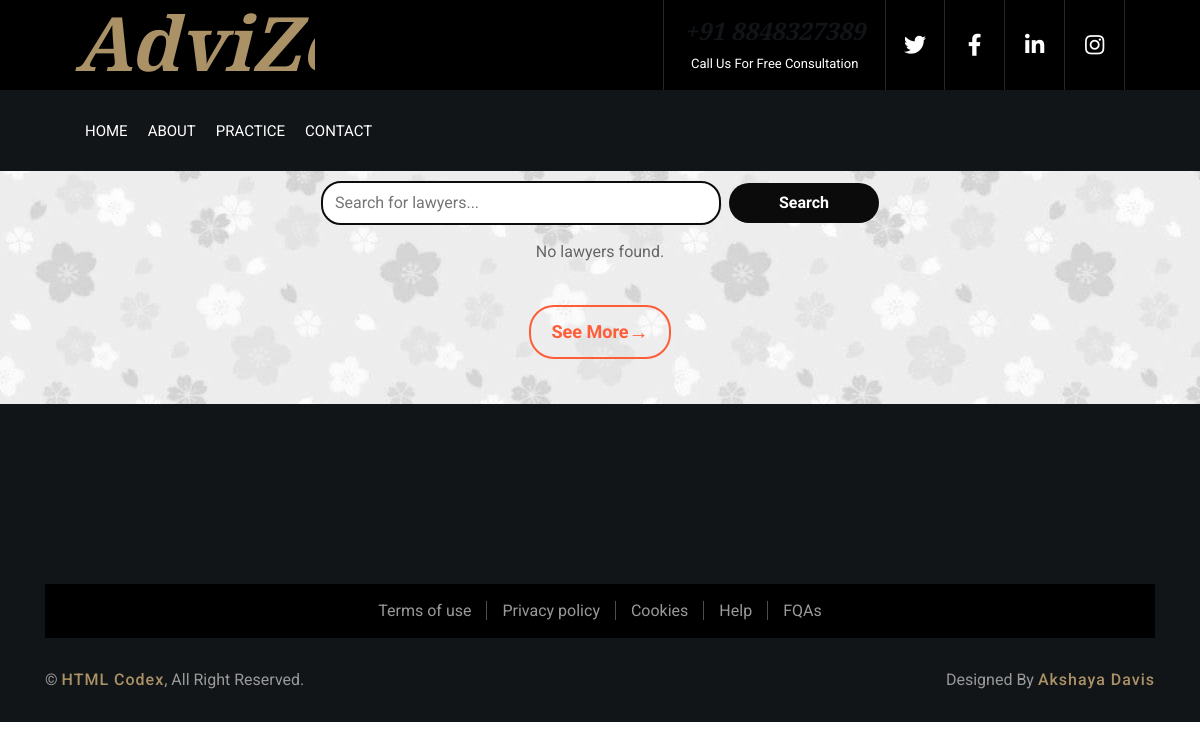
Page /lawyer_profileview on the earlier database version.
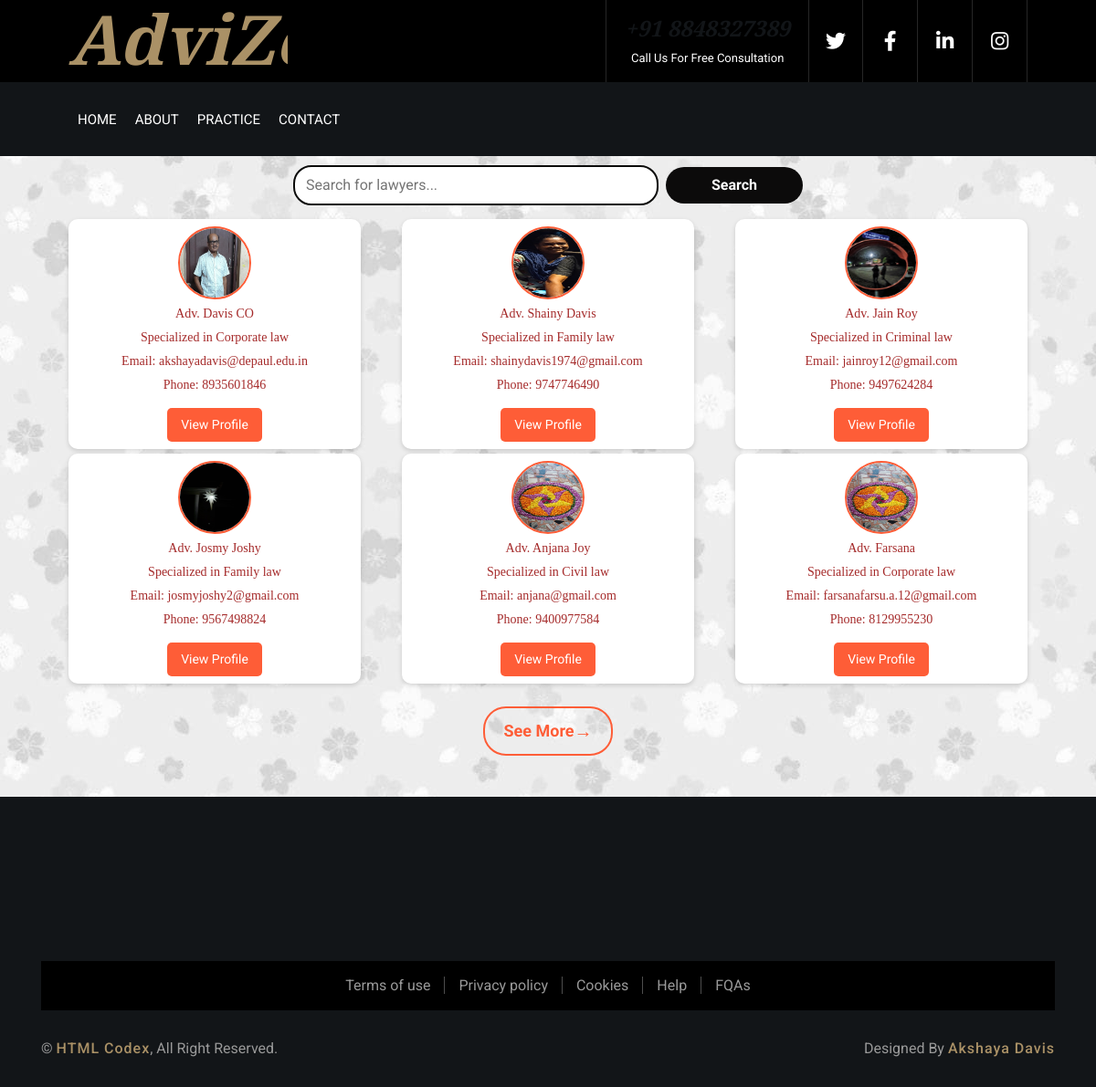
Same page on the later database version.
### userapp/models.py (models this page shows)
class Register(AbstractUser):
    usertype = models.CharField(max_length=50, default="admin")
    phone = models.CharField(max_length=15, null=True)  # Changed to CharField
    image = models.ImageField(upload_to='uploads/', null=True)
    barcouncil_number = models.CharField(max_length=15, null=True)
    specialization = models.CharField(max_length=50, null=True)
    address = models.CharField(max_length=100, null=True)
    bio = models.TextField(max_length=1000, null=True)
    qualification = models.CharField(max_length=50, null=True)
    experience = models.CharField(max_length=10, null=True)
    consultation_mode = models.CharField(max_length=50, null=True)
    court_jurisdiction = models.CharField(max_length=50, null=True)
    court_type = models.CharField(max_length=50, null=True)
    place = models.CharField(max_length=50, null=True)
    is_approved = models.BooleanField(default=False)

### userapp/views.py (the view, shortened to what this page needs)
# urls.py: path('lawyer_profileview',views.lawyer_profileview,name="lawyer_profileview"),
def lawyer_profileview(request):
    query = request.GET.get('q', '')  # Get search query
    lawyers = Register.objects.filter(usertype="lawyer", is_approved=True)  # Get all lawyers
    return render(request, 'lawyer_profileview.html', {'lawyers': lawyers})

### userapp/templates/lawyer_profileview.html (shortened to what this page needs)
{% load static %}
{% include 'header.html' %}
<link rel="stylesheet" href="{% static 'css/lawyers_view.css' %}">
<form method="GET" action="{% url 'lawyer_profileview' %}" class="search-form">
    <div class="search-container">
        <input type="text" name="q" placeholder="Search for lawyers..." value="{{ request.GET.q }}" class="search-input">
        <button type="submit" class="search-button">Search</button>
    </div>
</form>
<div class="lawyercontainer">
    {% for lawyer in lawyers %}
    <div class="lawyer-profile-card">
        {% if lawyer.image %}
        <img src="{{ lawyer.image.url }}" alt="Lawyer Profile Picture">
        {% else %}
        <img src="{% static 'img/img1.jpeg' %}" alt="Default Profile Picture">
        {% endif %}
        <p>{{ lawyer.first_name }}</p>
        {% if lawyer.specialization %}
            <p>Specialized in {{ lawyer.specialization }} law</p>
        {% endif %}
        <p>Email: {{ lawyer.email }}</p>
        <p>Phone: {{ lawyer.phone }}</p>
        <a href="{% url 'profile_lawyer' lawyer.id %}" class="edit-button">View Profile</a>
    </div>
    {% empty %}
    <p>No lawyers found.</p>
    {% endfor %}
</div>
<div class="see-more-container">
    <a href="{% url 'all_lawyers' %}" class="see-more-button">See More</a>
</div>
{% include 'footer1.html' %}

### userapp/templates/header.html (shortened to what this page needs)
{% load static %}
<!DOCTYPE html>
<html lang="en">
    <head>
        <link href="https://stackpath.bootstrapcdn.com/bootstrap/4.4.1/css/bootstrap.min.css" rel="stylesheet">
        <link href="https://cdnjs.cloudflare.com/ajax/libs/font-awesome/5.10.0/css/all.min.css" rel="stylesheet">
        <link href="{% static 'lib/animate/animate.min.css' %}" rel="stylesheet">
        <link href="{% static 'lib/owlcarousel/assets/owl.carousel.min.css' %}" rel="stylesheet">
        <link href="{% static 'css/style.css' %}" rel="stylesheet">
    </head>
    <body>
        <div class="wrapper">
            <div class="top-bar">
                <div class="container-fluid">
                    <div class="row">
                        <div class="col-lg-3">
                            <div class="logo">
                                <a href="index.html">
                                    <h1>AdviZe</h1>
                                </a>
                            </div>
                        </div>
                        <div class="col-lg-9">
                            <div class="top-bar-right">
                                <div class="text">
                                    <h4>+91 8848327389</h4>
                                    <p>Call Us For Free Consultation</p>
                                </div>
                                <div class="social">
                                    <a href=""><i class="fab fa-twitter"></i></a>
                                    <a href=""><i class="fab fa-facebook-f"></i></a>
                                    <a href=""><i class="fab fa-linkedin-in"></i></a>
                                    <a href=""><i class="fab fa-instagram"></i></a>
                                </div>
                            </div>
                        </div>
                    </div>
                </div>
            </div>
            <div class="nav-bar">
                <div class="container-fluid">
                    <nav class="navbar navbar-expand-lg bg-dark navbar-dark">
                        <div class="collapse navbar-collapse justify-content-between" id="navbarCollapse">
                            {% if request.session.ut == 'user' %}
                            <div class="navbar-nav mr-auto">
                                <a href="/" class="nav-item nav-link ">Home</a>
                                <a href="/about" class="nav-item nav-link">About</a>
                                <a href="/my_bookings" class="nav-item nav-link">My Bookings</a>
                                <a href="/contact" class="nav-item nav-link">Contact</a>
                                <a href="/view_laws" class="nav-item nav-link">View New Laws</a>
                                <a href="/profile" class="nav-item nav-link">My Profile</a>
                                <a href="/user_logout" class="nav-item nav-link">LogOut</a>
                            </div>
                            {% else %}
                            <div class="navbar-nav mr-auto">
                                <a href="/" class="nav-item nav-link ">Home</a>
                                <a href="/about" class="nav-item nav-link">About</a>
                                <a href="/service" class="nav-item nav-link">Practice</a>
                                <a href="/contact" class="nav-item nav-link">Contact</a>
                            </div>
                            {% endif %}
                        </div>
                    </nav>
                </div>
            </div>

### userapp/templates/footer1.html (shortened to what this page needs)
{% load static %}
<div class="footer">
    <div class="container footer-menu">
        <div class="f-menu">
            <a href="">Terms of use</a>
            <a href="">Privacy policy</a>
            <a href="">Cookies</a>
            <a href="">Help</a>
            <a href="">FQAs</a>
        </div>
    </div>
    <div class="container copyright">
        <div class="row">
            <div class="col-md-6">
                <p>&copy; <a href="https://htmlcodex.com/law-firm-website-template">HTML Codex</a>, All Right Reserved.</p>
            </div>
            <div class="col-md-6">
                <p>Designed By <a href="https://htmlcodex.com">Akshaya Davis</a></p>
            </div>
        </div>
    </div>
</div>
</div>
</body>
</html>

### userapp/static/css/style.css (style rules this page uses)
body { color: #666666; background: #ffffff; font-family: 'Roboto', sans-serif; font-weight: 400; }
h1, h2, h3, h4, h5, h6 { font-family: 'EB Garamond', serif; font-weight: 600; font-style: italic; color: #121518; }
a { color: #454545; transition: .3s; }
.wrapper { position: relative; width: 100%; max-width: 1366px; margin: 0 auto; background: #ffffff; }
.top-bar { position: relative; height: 90px; background: #000000; }
.top-bar .logo { padding: 15px 0; text-align: left; overflow: hidden; }
.top-bar .logo h1 { margin: 0; color: #aa9166; font-size: 75px; line-height: 55px; font-weight: 800; }
.top-bar .top-bar-right { display: flex; align-items: center; justify-content: flex-end; }
.top-bar .text { display: flex; align-items: center; justify-content: center; flex-direction: column; height: 90px; padding: 0 20px; text-align: center; border-left: 1px solid rgba(255, 255, 255, .15); }
.top-bar .text p { color: #ffffff; font-size: 13px; margin: 0; }
.top-bar .social { display: flex; height: 90px; font-size: 0; justify-content: flex-end; }
.top-bar .social a { display: flex; align-items: center; justify-content: center; width: 60px; height: 100%; font-size: 22px; color: #ffffff; border-right: 1px solid rgba(255, 255, 255, .15); }
.top-bar .social a:first-child { border-left: 1px solid rgba(255, 255, 255, .15); }
@media (min-width: 992px) { .top-bar { padding: 0 60px; } }
.nav-bar { position: relative; padding: 20px 0; transition: .3s; }
.nav-bar .navbar { height: 100%; padding: 0; }
.navbar-dark .navbar-nav .nav-link, .navbar-dark .navbar-nav .nav-link:focus, .navbar-dark .navbar-nav .nav-link:hover, .navbar-dark .navbar-nav .nav-link.active { padding: 10px 10px 8px 10px; color: #ffffff; }
@media (min-width: 992px) { .nav-bar { padding: 20px 60px; } }
@media (min-width: 992px) { .nav-bar, .nav-bar .navbar { background: #121518 !important; } }
@media (min-width: 992px) { .nav-bar a.nav-link { padding: 8px 15px; font-size: 15px; text-transform: uppercase; } }
.footer { position: relative; margin-top: 45px; padding-top: 180px; background: #121518; color: #ffffff; }
.footer .footer-menu .f-menu { position: relative; padding: 15px 0; background: #000000; font-size: 0; text-align: center; }
.footer .footer-menu .f-menu a { color: #999999; font-size: 16px; margin-right: 15px; padding-right: 15px; border-right: 1px solid rgba(255, 255, 255, .3); }
.footer .footer-menu .f-menu a:last-child { margin-right: 0; padding-right: 0; border-right: none; }
.footer .copyright { padding: 30px 15px; }
.footer .copyright p { margin: 0; color: #999999; }
.footer .copyright .col-md-6:last-child p { text-align: right; }
.footer .copyright p a { color: #aa9166; font-weight: 500; letter-spacing: 1px; }

Differences in the rows shown:
now on this page (row edited): Register: image (picture), first_name "Adv. Davis CO", specialization "Corporate", email "akshayadavis@depaul.edu.in", phone "8935601846"
now on this page (row edited): Register: image (picture), first_name "Adv. Shainy Davis", specialization "Family", email "shainydavis1974@gmail.com", phone "9747746490"
now on this page (row edited): Register: image (picture), first_name "Adv. Jain Roy", specialization "Criminal", email "jainroy12@gmail.com", phone "9497624284"
added Register: image (picture), first_name "Adv. Josmy Joshy", specialization "Family", email "josmyjoshy2@gmail.com", phone "9567498824"
added Register: image (picture), first_name "Adv. Anjana Joy", specialization "Civil", email "anjana@gmail.com", phone "9400977584"
added Register: image (picture), first_name "Adv. Farsana", specialization "Corporate", email "farsanafarsu.a.12@gmail.com", phone "8129955230"
Other differences:
text no longer shown: "No lawyers found."
